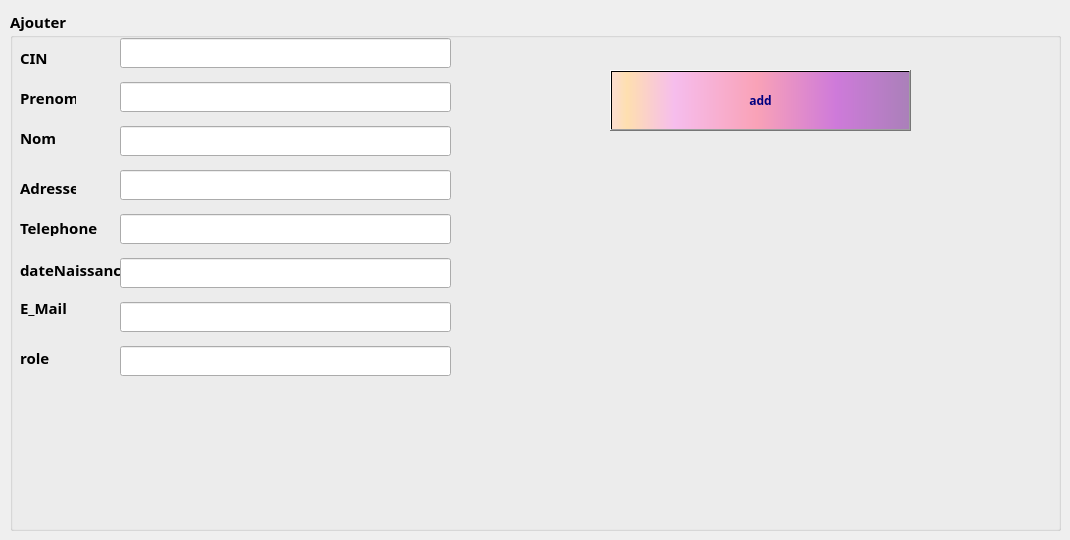
          <widget class="QWidget" name="tab_5">
           <attribute name="icon">
            <iconset resource="ressouces.qrc">
             <normaloff>:/images/user-add.png</normaloff>:/images/user-add.png</iconset>
           </attribute>
           <attribute name="title">
            <string>Ajouter Personnel</string>
           </attribute>
           <widget class="QGroupBox" name="groupBox_2">
            <property name="geometry">
             <rect>
              <x>10</x>
              <y>10</y>
              <width>1051</width>
              <height>521</height>
             </rect>
            </property>
            <property name="font">
             <font>
              <family>Sitka Display</family>
              <pointsize>11</pointsize>
              <bold>true</bold>
             </font>
            </property>
            <property name="title">
             <string>Ajouter</string>
            </property>
            <widget class="QLabel" name="label_4">
             <property name="geometry">
              <rect>
               <x>10</x>
               <y>40</y>
               <width>56</width>
               <height>16</height>
              </rect>
             </property>
             <property name="text">
              <string>CIN</string>
             </property>
            </widget>
            <widget class="QLabel" name="label_5">
             <property name="geometry">
              <rect>
               <x>10</x>
               <y>80</y>
               <width>56</width>
               <height>16</height>
              </rect>
             </property>
             <property name="text">
              <string>Prenom</string>
             </property>
            </widget>
            <widget class="QLabel" name="label_6">
             <property name="geometry">
              <rect>
               <x>10</x>
               <y>120</y>
               <width>56</width>
               <height>16</height>
              </rect>
             </property>
             <property name="text">
              <string>Nom</string>
             </property>
            </widget>
            <widget class="QPushButton" name="pb_Ajouter">
             <property name="geometry">
              <rect>
               <x>600</x>
               <y>60</y>
               <width>301</width>
               <height>61</height>
              </rect>
             </property>
             <property name="font">
              <font>
               <family>Sitka Display</family>
               <pointsize>9</pointsize>
               <bold>true</bold>
              </font>
             </property>
             <property name="styleSheet">
              <string notr="true">background-color: qlineargradient(spread:pad, x1:1, y1:0, x2:1, y2:0, stop:0.919598 rgba(255, 0, 111, 255), stop:0.98 rgba(0, 0, 0, 255), stop:1 rgba(235, 148, 61, 255));
color: rgb(0, 0, 127);
background-color: qlineargradient(spread:pad, x1:0, y1:0, x2:1, y2:0, stop:0.0100503 rgba(252, 222, 204, 255), stop:0.0502513 rgba(254, 223, 175, 255), stop:0.211055 rgba(246, 189, 237, 255), stop:0.487437 rgba(249, 162, 183, 255), stop:0.753769 rgba(206, 122, 218, 255), stop:1 rgba(170, 128, 185, 255));
</string>
             </property>
             <property name="text">
              <string>add</string>
             </property>
             <property name="icon">
              <iconset>
               <normaloff>:/ajouter.png</normaloff>:/ajouter.png</iconset>
             </property>
             <property name="iconSize">
              <size>
               <width>20</width>
               <height>50</height>
              </size>
             </property>
            </widget>
            <widget class="QLabel" name="label_19">
             <property name="geometry">
              <rect>
               <x>10</x>
               <y>170</y>
               <width>56</width>
               <height>16</height>
              </rect>
             </property>
             <property name="text">
              <string>Adresse</string>
             </property>
            </widget>
            <widget class="QLabel" name="label_20">
             <property name="geometry">
              <rect>
               <x>10</x>
               <y>290</y>
               <width>56</width>
               <height>16</height>
              </rect>
             </property>
             <property name="text">
              <string>E_Mail</string>
             </property>
            </widget>
            <widget class="QLabel" name="label_21">
             <property name="geometry">
              <rect>
               <x>10</x>
               <y>210</y>
               <width>81</width>
               <height>16</height>
              </rect>
             </property>
             <property name="text">
              <string>Telephone</string>
             </property>
            </widget>
            <widget class="QLabel" name="label_22">
             <property name="geometry">
              <rect>
               <x>10</x>
               <y>340</y>
               <width>121</width>
               <height>16</height>
              </rect>
             </property>
             <property name="text">
              <string>role </string>
             </property>
            </widget>
            <widget class="QLabel" name="label_23">
             <property name="geometry">
              <rect>
               <x>10</x>
               <y>250</y>
               <width>111</width>
               <height>20</height>
              </rect>
             </property>
             <property name="text">
              <string>dateNaissance</string>
             </property>
            </widget>
            <widget class="QWidget" name="verticalLayoutWidget_6">
             <property name="geometry">
              <rect>
               <x>110</x>
               <y>20</y>
               <width>331</width>
               <height>361</height>
              </rect>
             </property>
             <layout class="QVBoxLayout" name="verticalLayout_8">
              <item>
               <widget class="QLineEdit" name="p_CIN">
                <property name="styleSheet">
                 <string notr="true">color: rgb(0, 0, 0);</string>
                </property>
                <property name="maxLength">
                 <number>8</number>
                </property>
               </widget>
              </item>
              <item>
               <widget class="QLineEdit" name="p_PRENOM">
                <property name="styleSheet">
                 <string notr="true">color: rgb(0, 0, 0);</string>
                </property>
               </widget>
              </item>
              <item>
               <widget class="QLineEdit" name="p_NOM">
                <property name="styleSheet">
                 <string notr="true">color: rgb(0, 0, 0);</string>
                </property>
               </widget>
              </item>
              <item>
               <widget class="QLineEdit" name="p_ADRESSE">
                <property name="styleSheet">
                 <string notr="true">color: rgb(0, 0, 0);</string>
                </property>
               </widget>
              </item>
              <item>
               <widget class="QLineEdit" name="p_TELEPHONE">
                <property name="styleSheet">
                 <string notr="true">color: rgb(0, 0, 0);</string>
                </property>
               </widget>
              </item>
              <item>
               <widget class="QLineEdit" name="p_datenaiss">
                <property name="styleSheet">
                 <string notr="true">color: rgb(0, 0, 0);</string>
                </property>
               </widget>
              </item>
              <item>
               <widget class="QLineEdit" name="p_MAIL">
                <property name="styleSheet">
                 <string notr="true">color: rgb(0, 0, 0);</string>
                </property>
               </widget>
              </item>
              <item>
               <widget class="QLineEdit" name="p_Role">
                <property name="styleSheet">
                 <string notr="true">color: rgb(0, 0, 0);</string>
                </property>
               </widget>
              </item>
             </layout>
            </widget>
           </widget>
          </widget>
